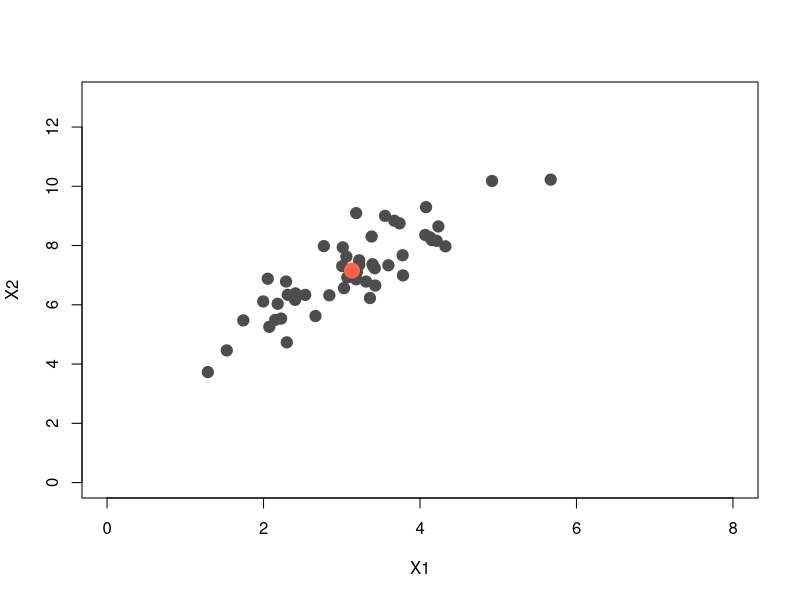
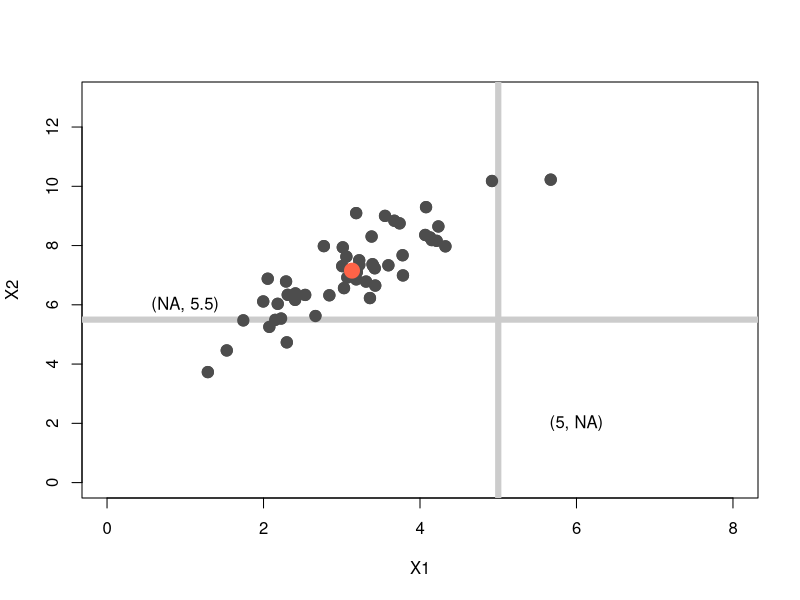
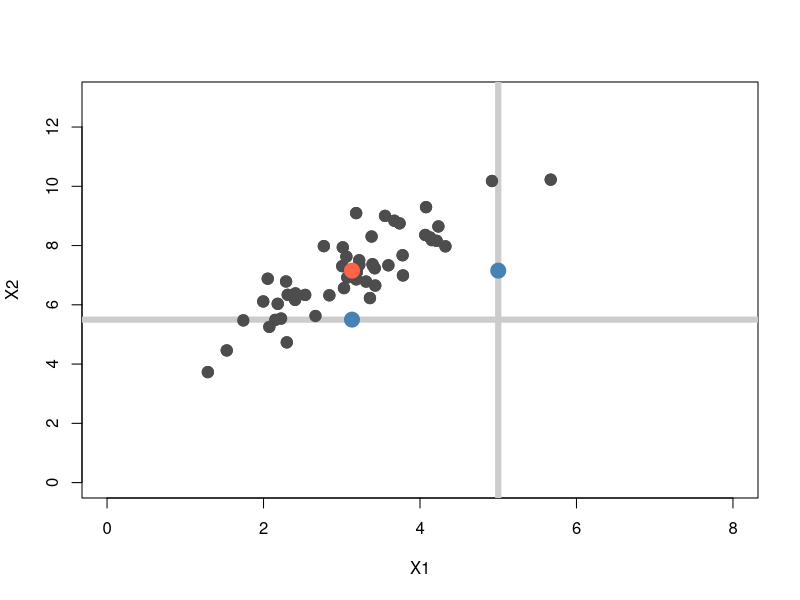
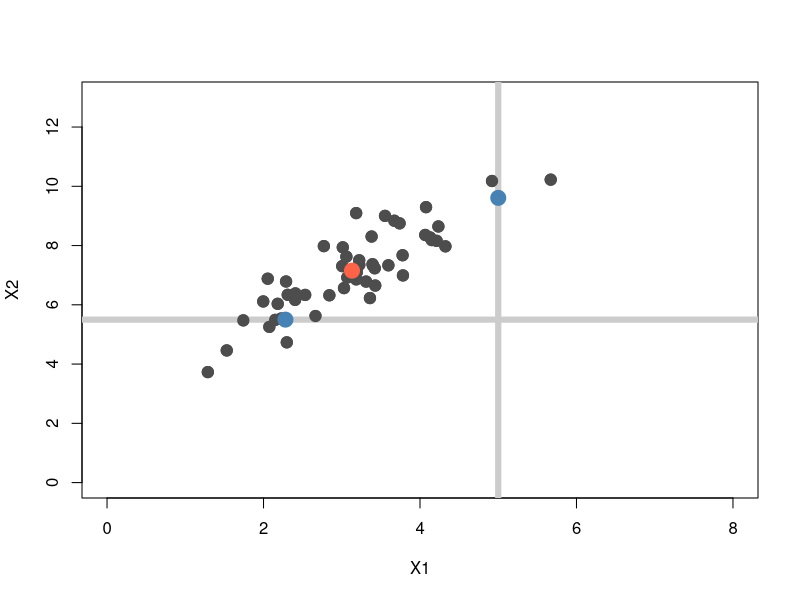

Here is the R script that generated these plots, in order:
## ---- chunk 1
knitr::opts_chunk$set(echo = TRUE, fig.width=6, fig.height=6,  
                      warning=FALSE, message=FALSE, tidy=TRUE) #, eval = FALSE)
## ---- chunk 2
library(mvtnorm)
# mean vector
mu <- c(3, 7)
# variance/covariance matrix
si <- matrix(c(1, 1.2, 1.2, 2), 2, 2)
# generate data
set.seed(123)
x <- rmvnorm(50, mean=mu, sigma=si)
## ---- chunk 3
plot(x, pch=19, col='gray30', xlim=c(0,8), ylim=c(0,13), xlab='X1', ylab='X2', cex=1.5)
xbar <- colMeans(x)
points(xbar[1], xbar[2], pch=19, col='tomato', cex=2)
## ---- chunk 4
plot(x, pch=19, col='gray30', xlim=c(0,8), ylim=c(0,13), xlab='X1', ylab='X2', cex=1.5)
abline(v=5, lwd=6, col='gray80')
abline(h=5.5, lwd=6, col='gray80')
points(x, pch=19, col='gray30', cex=1.5)
points(xbar[1], xbar[2], pch=19, col='tomato', cex=2)
text(1, 6, '(NA, 5.5)')
text(6, 2, '(5, NA)')
## ---- chunk 5
plot(x, pch=19, col='gray30', xlim=c(0,8), ylim=c(0,13), xlab='X1', ylab='X2', cex=1.5)
abline(h=5.5, lwd=6, col='gray80')
abline(v=5, lwd=6, col='gray80')
points(x, pch=19, col='gray30', cex=1.5)
points(xbar[1], xbar[2], pch=19, col='tomato', cex=2)
points(5, xbar[2], pch=19, col='steelblue', cex=2)
points(xbar[1], 5.5, pch=19, col='steelblue', cex=2)
## ---- chunk 6
set.seed(123)
dat <- rbind(x, c(5, NA), c(NA, 5.5))
## ---- chunk 7
mu <- colMeans(dat, na.rm=TRUE)
si <- var(dat, na.rm=TRUE)
## ---- chunk 8
n <- nrow(dat)
p <- 2
# find observations with a missing coordinate
mi <- (1:n)[!complete.cases(dat)]
## ---- chunk 9
# For this data we don't need many iterations
niter <- 100
# how many observations with missing entries:
len.mi <- length(mi)
# Start the EM iterations
for(i in 1:niter) {
  # E step
  # impute the data points with missing entries
  for(h in 1:len.mi) {
    # which entries are not missing?
    nm <- !is.na(dat[mi[h],])
    dat[mi[h], !nm] <- mu[!nm] + si[!nm, nm] * solve(si[nm, nm], dat[mi[h], nm] - mu[nm])
  }
  # M step, luckily we have a closed form for the maximizers of the
  # conditional expected likelihood
  mu <- colMeans(dat)
  si <- var(dat)
}
## ---- chunk 10
plot(x, pch=19, col='gray30', xlim=c(0,8), ylim=c(0,13), xlab='X1', ylab='X2', cex=1.5)
abline(h=5.5, lwd=6, col='gray80')
abline(v=5, lwd=6, col='gray80')
points(x, pch=19, col='gray30', cex=1.5)
points(xbar[1], xbar[2], pch=19, col='tomato', cex=2)
for(h in 1:length(mi)) points(dat[mi[h], 1], dat[mi[h], 2], pch=19, col='steelblue', cex=2)
